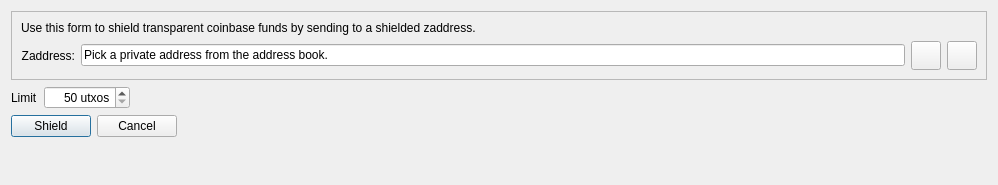
<?xml version="1.0" encoding="UTF-8"?>
<ui version="4.0">
 <class>ShieldCoinsDialog</class>
 <widget class="QDialog" name="ShieldCoinsDialog">
  <property name="geometry">
   <rect>
    <x>0</x>
    <y>0</y>
    <width>998</width>
    <height>185</height>
   </rect>
  </property>
  <property name="windowTitle">
   <string>Shield Coins</string>
  </property>
  <layout class="QFormLayout" name="formLayout">
   <item row="0" column="0" colspan="2">
    <widget class="QFrame" name="frameZAddress">
     <property name="frameShape">
      <enum>QFrame::StyledPanel</enum>
     </property>
     <property name="frameShadow">
      <enum>QFrame::Raised</enum>
     </property>
     <layout class="QVBoxLayout" name="verticalLayout">
      <item>
       <layout class="QGridLayout" name="gridLayout">
        <item row="2" column="0">
         <layout class="QHBoxLayout" name="horizontalLayout_2">
          <item>
           <widget class="QLabel" name="label_2">
            <property name="toolTip">
             <string>An optional label to associate with the new receiving address.</string>
            </property>
            <property name="text">
             <string>Zaddress:</string>
            </property>
            <property name="alignment">
             <set>Qt::AlignRight|Qt::AlignTrailing|Qt::AlignVCenter</set>
            </property>
           </widget>
          </item>
          <item>
           <widget class="QLineEdit" name="reqShieldAddress">
            <property name="enabled">
             <bool>true</bool>
            </property>
            <property name="text">
             <string>Pick a private address from the address book.</string>
            </property>
            <property name="readOnly">
             <bool>true</bool>
            </property>
           </widget>
          </item>
          <item>
           <widget class="QToolButton" name="AddressBookButton">
            <property name="toolTip">
             <string>Choose new or previously used address</string>
            </property>
            <property name="text">
             <string/>
            </property>
            <property name="icon">
             <iconset resource="../bitcoin.qrc">
              <normaloff>:/images/addressbook1</normaloff>:/images/addressbook1</iconset>
            </property>
            <property name="iconSize">
             <size>
              <width>22</width>
              <height>22</height>
             </size>
            </property>
            <property name="shortcut">
             <string>Alt+A</string>
            </property>
           </widget>
          </item>
          <item>
           <widget class="QToolButton" name="deleteButton">
            <property name="toolTip">
             <string>Remove this entry</string>
            </property>
            <property name="text">
             <string/>
            </property>
            <property name="icon">
             <iconset resource="../bitcoin.qrc">
              <normaloff>:/images/clear</normaloff>:/images/clear</iconset>
            </property>
            <property name="iconSize">
             <size>
              <width>22</width>
              <height>22</height>
             </size>
            </property>
           </widget>
          </item>
         </layout>
        </item>
        <item row="1" column="0">
         <widget class="QLabel" name="label_5">
          <property name="text">
           <string>Use this form to shield transparent coinbase funds by sending to a shielded zaddress.</string>
          </property>
         </widget>
        </item>
       </layout>
      </item>
     </layout>
    </widget>
   </item>
   <item row="1" column="0">
    <layout class="QHBoxLayout" name="horizontalLayoutOptions">
     <item>
      <widget class="QLabel" name="label_3">
       <property name="text">
        <string>Limit</string>
       </property>
      </widget>
     </item>
     <item>
      <widget class="QSpinBox" name="operationLimit">
       <property name="alignment">
        <set>Qt::AlignRight|Qt::AlignTrailing|Qt::AlignVCenter</set>
       </property>
       <property name="suffix">
        <string> utxos</string>
       </property>
       <property name="minimum">
        <number>50</number>
       </property>
       <property name="maximum">
        <number>5000</number>
       </property>
       <property name="singleStep">
        <number>10</number>
       </property>
      </widget>
     </item>
     <item>
      <spacer name="horizontalSpacer_2">
       <property name="orientation">
        <enum>Qt::Horizontal</enum>
       </property>
       <property name="sizeHint" stdset="0">
        <size>
         <width>40</width>
         <height>20</height>
        </size>
       </property>
      </spacer>
     </item>
    </layout>
   </item>
   <item row="2" column="0">
    <layout class="QHBoxLayout" name="horizontalLayoutButton">
     <item>
      <widget class="QPushButton" name="shieldButton">
       <property name="toolTip">
        <string>Shield coins</string>
       </property>
       <property name="text">
        <string>Shield</string>
       </property>
       <property name="icon">
        <iconset resource="../bitcoin.qrc">
         <normaloff>:/images/shield</normaloff>:/images/shield</iconset>
       </property>
       <property name="autoDefault">
        <bool>false</bool>
       </property>
       <property name="default">
        <bool>true</bool>
       </property>
      </widget>
     </item>
     <item>
      <widget class="QPushButton" name="cancelButton">
       <property name="toolTip">
        <string>Cancel operation</string>
       </property>
       <property name="text">
        <string>Cancel</string>
       </property>
       <property name="icon">
        <iconset resource="../bitcoin.qrc">
         <normaloff>:/images/clear</normaloff>:/images/clear</iconset>
       </property>
      </widget>
     </item>
    </layout>
   </item>
  </layout>
 </widget>
 <resources>
  <include location="../bitcoin.qrc"/>
 </resources>
 <connections/>
</ui>
